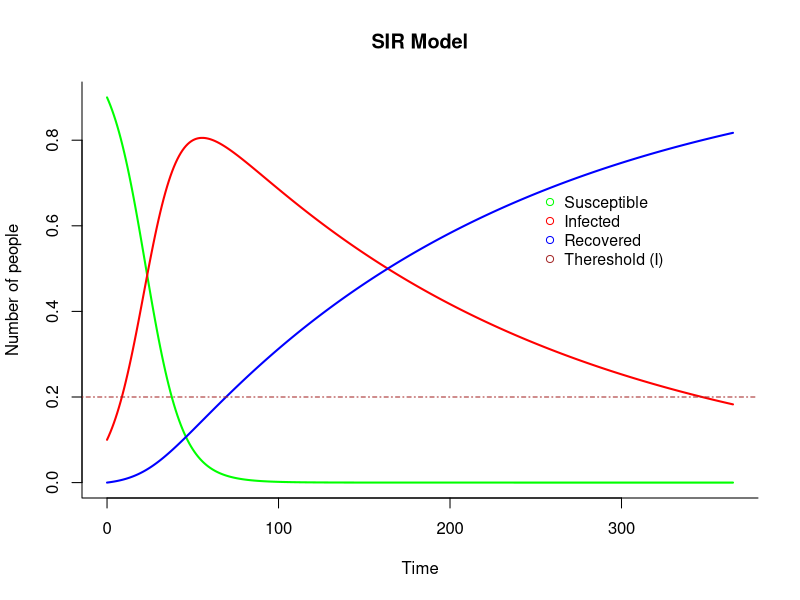
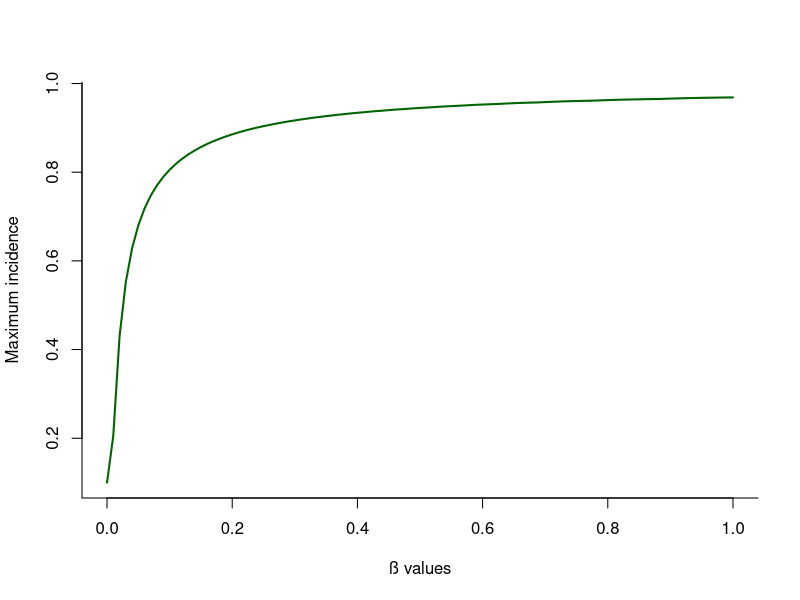

Reproduce these figures in R, in order. (Note: this script raises an error after producing the figures.)
############################ CREATE SIR MODEL ############################################
library(deSolve)

## define SIR model's mean field equations
SIR_function <- function(time, state, rates) {
  with(as.list(c(state, rates)), {
    dS <- -beta * S * I
    dI <- beta * S * I - mu * I
    dR <- mu * I
    return(list(c(dS, dI, dR)))
  })
}

## Parameters to initialize the model
initial_conditions <- c(S = 0.9, I = 0.1, R = 0.0) #% of population susceptible of infection, infected and recovered

beta = 0.1 #rate of infection
mu = 0.005 #rate of recovert
rates <- c(beta, mu) #rates of infection (beta) and recovery (mu)

times <- seq(0, 365, by = 1) ### THIS ARE THE PARAMS THAT DEFINE THE TIME SCALE OF THE EPIDEMIC


## use ode to get function solution for each time step and store as data frame in SIR_model
SIR_model <- ode(y = initial_conditions, times = times, func = SIR_function, parms = rates)
SIR_model <- as.data.frame(SIR_model) #make it a data frame
time_model <- as.data.frame(SIR_model) #make it a data frame
SIR_model$time <- NULL #deletes the time column from the dataframe

## Show data
head(SIR_model, 10)


## Plot
matplot(x = times, y = SIR_model, type = "l",
        xlab = "Time", ylab = "Number of people", main = "SIR Model",
        lwd = 2, lty = 1, bty = "l", col = c("green","red","blue"))

legend(250, 0.7, c("Susceptible", "Infected", "Recovered", "Thereshold (I)"), cex= 0.95, pch = 1, col = c("green","red","blue","brown"), bty = "n")


############################ EPIDEMIC THRESHOLD (R0) ############################################

##calculate the epidemic threshold value
N=10000
R0=(beta/mu)/100 # = thereshold (I)
abline(h=R0,col="brown",lty=4, lwd=1 ) #print that threshold in the plot

## find interception between threshold and and infected population in order to
## define the end of the epidemic at a certain threshold for the infected population
threshold = approxfun(SIR_model$I, times)
limit= threshold(R0)
#abline(v=limit,col="brown",lty=4, lwd=1 ) #print that threshold in the plot

#the state at the threshold point is:
SIR_model[round(limit),]


############################ max incidence of disease ############################################

initial_conditions <- c(S = 0.9, I = 0.1, R = 0.0) #% of population susceptible of infection, infected and recovered
mu = 0.005 #rate of recovert
b = seq(0, 1, by = 0.01) # create a list of beta values from 0 to 1
times <- seq(0, 365, by = 1) ### THIS ARE THE PARAMS THAT DEFINE THE TIME SCALE OF THE EPIDEMIC

max_incidence<-c()

for(i in b){
  beta <- i
  rates <- c(beta, mu) #rates of infection (beta) and recovery (mu)
  SIR_model <- ode(y = initial_conditions, times = times, func = SIR_function, parms = rates)
  SIR_model <- as.data.frame(SIR_model) #make it a data frame
  max_incidence <- c(max_incidence, max(SIR_model['I']))
}

plot(x=b, y=max_incidence, type = "l", 
     xlab = "ß values", ylab = "Maximum incidence", 
     lwd = 2, lty = 1, bty = "l", col = 'dark green'
     )



############################ changing µ ############################################

initial_conditions <- c(S = 0.9, I = 0.1, R = 0.0) #% of population susceptible of infection, infected and recovered
beta = 0.3 #rate of recovert
m = seq(0, 1, by = 0.001) # create a list of beta values from 0 to 1
times <- seq(0, 365, by = 1) ### THIS ARE THE PARAMS THAT DEFINE THE TIME SCALE OF THE EPIDEMIC

max_incidence<-c()

for(i in m){
  mu <- i
  rates <- c(beta, mu) #rates of infection (beta) and recovery (mu)
  SIR_model <- ode(y = initial_conditions, times = times, func = SIR_function, parms = rates)
  # SIR_model <- as.data.frame(SIR_model) #make it a data frame
  max_incidence <- c(max_incidence, max(SIR_model['I']))
}

plot(x=m, y=max_incidence, type = "l", 
     xlab = "µ values", ylab = "Maximum incidence", 
     lwd = 2, lty = 1, bty = "l", col = 'dark red'
)
